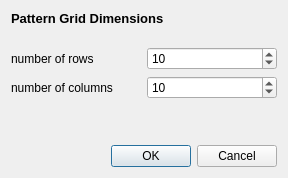
<?xml version="1.0" encoding="UTF-8"?>
<ui version="4.0">
 <class>NewPatternWidget</class>
 <widget class="QDialog" name="NewPatternWidget">
  <property name="geometry">
   <rect>
    <x>0</x>
    <y>0</y>
    <width>288</width>
    <height>178</height>
   </rect>
  </property>
  <property name="windowTitle">
   <string>sconcho: New Pattern Grid</string>
  </property>
  <layout class="QVBoxLayout" name="verticalLayout">
   <item>
    <widget class="QLabel" name="label">
     <property name="text">
      <string>&lt;!DOCTYPE HTML PUBLIC &quot;-//W3C//DTD HTML 4.0//EN&quot; &quot;http://www.w3.org/TR/REC-html40/strict.dtd&quot;&gt;
&lt;html&gt;&lt;head&gt;&lt;meta name=&quot;qrichtext&quot; content=&quot;1&quot; /&gt;&lt;style type=&quot;text/css&quot;&gt;
p, li { white-space: pre-wrap; }
&lt;/style&gt;&lt;/head&gt;&lt;body style=&quot; font-family:'DejaVu Sans'; font-size:10pt; font-weight:400; font-style:normal;&quot;&gt;
&lt;p style=&quot; margin-top:0px; margin-bottom:0px; margin-left:0px; margin-right:0px; -qt-block-indent:0; text-indent:0px;&quot;&gt;&lt;span style=&quot; font-weight:600;&quot;&gt;Pattern Grid Dimensions&lt;/span&gt;&lt;/p&gt;
&lt;p style=&quot;-qt-paragraph-type:empty; margin-top:0px; margin-bottom:0px; margin-left:0px; margin-right:0px; -qt-block-indent:0; text-indent:0px; font-weight:600;&quot;&gt;&lt;/p&gt;&lt;/body&gt;&lt;/html&gt;</string>
     </property>
    </widget>
   </item>
   <item>
    <layout class="QGridLayout" name="gridLayout">
     <item row="0" column="0">
      <widget class="QLabel" name="label_2">
       <property name="text">
        <string>number of rows</string>
       </property>
       <property name="buddy">
        <cstring>rowSpinner</cstring>
       </property>
      </widget>
     </item>
     <item row="0" column="1">
      <widget class="QSpinBox" name="rowSpinner">
       <property name="maximum">
        <number>10000</number>
       </property>
       <property name="value">
        <number>10</number>
       </property>
      </widget>
     </item>
     <item row="1" column="0">
      <widget class="QLabel" name="label_3">
       <property name="text">
        <string>number of columns</string>
       </property>
       <property name="buddy">
        <cstring>columnSpinner</cstring>
       </property>
      </widget>
     </item>
     <item row="1" column="1">
      <widget class="QSpinBox" name="columnSpinner">
       <property name="maximum">
        <number>1000</number>
       </property>
       <property name="value">
        <number>10</number>
       </property>
      </widget>
     </item>
    </layout>
   </item>
   <item>
    <spacer name="verticalSpacer">
     <property name="orientation">
      <enum>Qt::Vertical</enum>
     </property>
     <property name="sizeHint" stdset="0">
      <size>
       <width>20</width>
       <height>16</height>
      </size>
     </property>
    </spacer>
   </item>
   <item>
    <widget class="QDialogButtonBox" name="buttonBox">
     <property name="standardButtons">
      <set>QDialogButtonBox::Cancel|QDialogButtonBox::Ok</set>
     </property>
    </widget>
   </item>
  </layout>
 </widget>
 <resources/>
 <connections>
  <connection>
   <sender>buttonBox</sender>
   <signal>accepted()</signal>
   <receiver>NewPatternWidget</receiver>
   <slot>accept()</slot>
   <hints>
    <hint type="sourcelabel">
     <x>239</x>
     <y>167</y>
    </hint>
    <hint type="destinationlabel">
     <x>236</x>
     <y>177</y>
    </hint>
   </hints>
  </connection>
  <connection>
   <sender>buttonBox</sender>
   <signal>rejected()</signal>
   <receiver>NewPatternWidget</receiver>
   <slot>close()</slot>
   <hints>
    <hint type="sourcelabel">
     <x>140</x>
     <y>156</y>
    </hint>
    <hint type="destinationlabel">
     <x>97</x>
     <y>277</y>
    </hint>
   </hints>
  </connection>
 </connections>
</ui>
